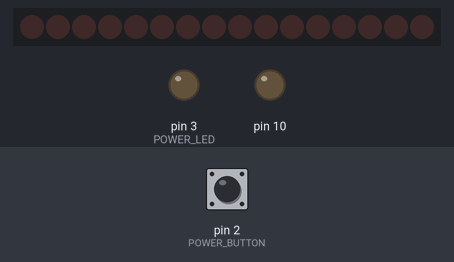
Simulated run of this sketch. Board: Arduino Uno, built with avr-gcc and run on an emulated ATmega328P. On the bench: 16 shift-register outputs drawn as a row of LEDs (first output left, lit = HIGH), output pins drawn as LEDs (lit = HIGH). Wiring (inferred from the names in the program): 2 × shift register (74HC595): data pin 11; shift clock pin 8; latch pin 9. Wiring (inferred from the signals the program sends): row of LEDs: on Q0, Q1, Q2, Q3, Q4, Q5, Q6, Q7, Q8, Q9, Q10, Q11, Q12, Q13, Q14, Q15. The inputs (shaded band) are chosen by the test bench; at power-on: pin 2 (POWER_BUTTON) HIGH. Pins used as bus, display or sensor lines are not drawn.

Above: at 1.2 s.
1.3 s: pin 2 (POWER_BUTTON) pulled LOW for 0.15 s
At 2.5 s:
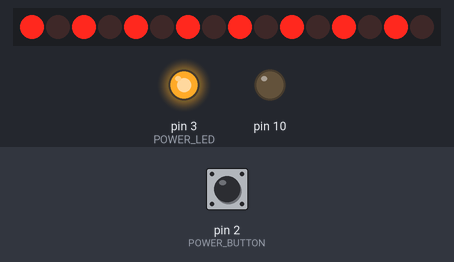
2.9 s: pin 2 (POWER_BUTTON) pulled LOW for 1 s
At 3.95 s:
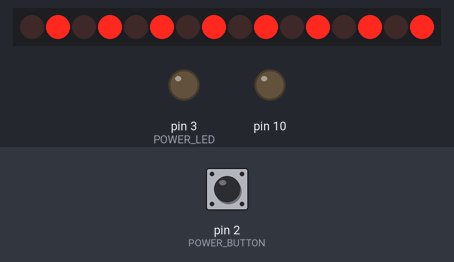
5.4 s: pin 2 (POWER_BUTTON) pulled LOW for 3.2 s
At 9.8 s:
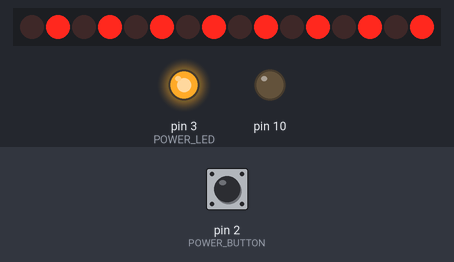
Timing chart, 0 to 11.3 s (numbered marks = the images above; inputs shaded):
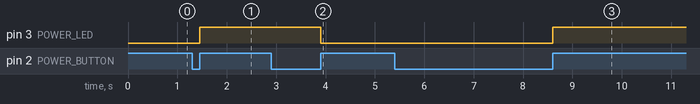

The sketch:

main.ino
```cpp
#define SERIAL_INPUT                3
#define OUTPUT_ENABLE               2
#define STORAGE_REGISTER_CLOCK      1
#define SHIFT_REGISTER_CLOCK        0
#define POWER_BUTTON                2
#define POWER_LED                   3

uint16_t state_1 = 0b0101010101010101;
uint16_t state_2 = 0b1010101010101010;
uint32_t timer = 0;
bool change_state = true;
bool power_led_state = true;
bool last_button_state = false;

void setup() {
  DDRB = (1 << SERIAL_INPUT) | (1 << OUTPUT_ENABLE) | (1 << STORAGE_REGISTER_CLOCK) | (1 << SHIFT_REGISTER_CLOCK);
  PORTB = 0;
  DDRD = (1 << POWER_LED);
  PORTD = 0;
  PORTD |= (1 << POWER_BUTTON);

}

void loop() {

  if(millis() - timer == 1000){

    if(change_state){

      shift_register_state(state_1);
      change_state = false;

    }
    else {

      shift_register_state(state_2);
      change_state = true;

    }

    timer += 1000;
  }

  bool current_button_state = PIND & (1 << POWER_BUTTON);

  if (current_button_state && !last_button_state) {

    power_led_state = !power_led_state;

    if (power_led_state){

      PORTD |= (1 << POWER_LED);
      state_1 = 0b0101010101010101;
      state_2 = 0b1010101010101010;

    }
    else {

      PORTD &= ~(1 << POWER_LED);
      state_1 = 0;
      state_2 = 0;

    }

  }

  last_button_state = current_button_state;

}

void shift_register_state(uint16_t change_state){

  PORTB &= ~(1 << STORAGE_REGISTER_CLOCK);
  for (uint8_t i = 0; i < 16; ++i) {

    bool bitValue = ((change_state >> i) & 1);

    if (bitValue){

      PORTB |= (1 << SERIAL_INPUT);

    }
    else {

      PORTB &= ~(1 << SERIAL_INPUT);

    }

    PORTB |= (1 << SHIFT_REGISTER_CLOCK);
    PORTB &= ~(1 << SHIFT_REGISTER_CLOCK);

  }

  PORTB |= (1 << STORAGE_REGISTER_CLOCK);

}
```

Measured:
- after the input at 1.3 s, pin 3 (POWER_LED): LOW → HIGH after 0.15 s
- after the input at 2.9 s, pin 3 (POWER_LED): HIGH → LOW after 1.0 s
- after the input at 5.4 s, pin 3 (POWER_LED): LOW → HIGH after 3.2 s
